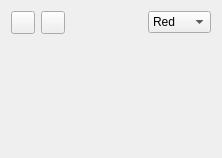
<?xml version="1.0" encoding="UTF-8"?>
<ui version="4.0">
 <class>mvd::HistogramWidget</class>
 <widget class="QWidget" name="mvd::HistogramWidget">
  <property name="geometry">
   <rect>
    <x>0</x>
    <y>0</y>
    <width>218</width>
    <height>158</height>
   </rect>
  </property>
  <property name="windowTitle">
   <string>Form</string>
  </property>
  <property name="locale">
   <locale language="C" country="AnyCountry"/>
  </property>
  <layout class="QGridLayout" name="gridLayout">
   <item row="0" column="0">
    <layout class="QHBoxLayout" name="horizontalLayout">
     <item>
      <widget class="QToolButton" name="zoom1Button">
       <property name="toolTip">
        <string>Zoom to full intensity range.</string>
       </property>
       <property name="text">
        <string/>
       </property>
       <property name="icon">
        <iconset resource="../../Application/Monteverdi2/mvdMainWindow.qrc">
         <normaloff>:/icons/action_ZoomFull_Icon</normaloff>:/icons/action_ZoomFull_Icon</iconset>
       </property>
      </widget>
     </item>
     <item>
      <widget class="QToolButton" name="zoomQButton">
       <property name="toolTip">
        <string>Zoom to quantile ranges.</string>
       </property>
       <property name="text">
        <string/>
       </property>
       <property name="icon">
        <iconset resource="../../Application/Monteverdi2/mvdMainWindow.qrc">
         <normaloff>:/icons/action_ZoomExtent_Icon</normaloff>:/icons/action_ZoomExtent_Icon</iconset>
       </property>
      </widget>
     </item>
     <item>
      <spacer name="horizontalSpacer">
       <property name="orientation">
        <enum>Qt::Horizontal</enum>
       </property>
       <property name="sizeHint" stdset="0">
        <size>
         <width>40</width>
         <height>20</height>
        </size>
       </property>
      </spacer>
     </item>
     <item>
      <widget class="QComboBox" name="channelComboBox">
       <property name="toolTip">
        <string>Select channel(s) to display.</string>
       </property>
       <item>
        <property name="text">
         <string>Red</string>
        </property>
       </item>
       <item>
        <property name="text">
         <string>Green</string>
        </property>
       </item>
       <item>
        <property name="text">
         <string>Blue</string>
        </property>
       </item>
       <item>
        <property name="text">
         <string>RGB</string>
        </property>
       </item>
      </widget>
     </item>
    </layout>
   </item>
   <item row="1" column="0">
    <widget class="QwtPlot" name="histogramPlot">
     <property name="sizePolicy">
      <sizepolicy hsizetype="Preferred" vsizetype="Minimum">
       <horstretch>0</horstretch>
       <verstretch>0</verstretch>
      </sizepolicy>
     </property>
     <property name="minimumSize">
      <size>
       <width>200</width>
       <height>100</height>
      </size>
     </property>
     <property name="toolTip">
      <string>Histogram estimated on Quicklook.</string>
     </property>
    </widget>
   </item>
  </layout>
 </widget>
 <customwidgets>
  <customwidget>
   <class>QwtPlot</class>
   <extends>QFrame</extends>
   <header>qwt_plot.h</header>
  </customwidget>
 </customwidgets>
 <resources>
  <include location="../../Application/Monteverdi2/mvdMainWindow.qrc"/>
 </resources>
 <connections/>
</ui>
